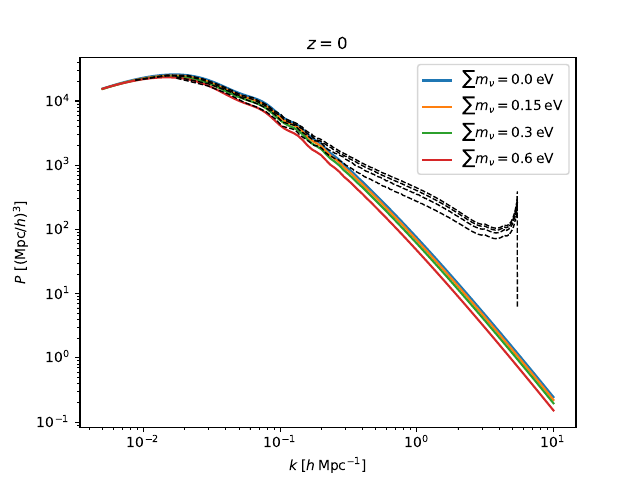

The Python source for this figure:
import os
import numpy as np
import matplotlib.pyplot as plt
import classy  # CLASS

# Absolute path to the demo directory
this_dir = os.path.dirname(os.path.abspath(__file__))

# Function specifying the cosmologies
def get_cosmo_params(mass):
    """This function specifies the cosmology in case of all four
    neutrino masses (0 eV, 0.15 eV, 0.3 eV, 0.6 eV)
    in terms of CLASS parameters.
    """
    # General parameters
    params = {
        'h': 0.67,
        'Omega_b': 0.049,
        'Omega_cdm': {
            0   : 0.269984542,
            0.15: 0.266396931,
            0.3 : 0.262809319,
            0.6 : 0.255634096,
        }[mass],
        'T_cmb': 2.7255,
        'A_s': 2.215e-09,
        'n_s': 0.9619,
    }
    # Neutrino parameters
    N_eff = 3.046
    if mass == 0:
        params.update({
            'N_ur': N_eff,
            'N_ncdm': 0,
        })
    else:
        params.update({
            'N_ur': 0,
            'N_ncdm': 1,
            'm_ncdm': mass/3,
            'deg_ncdm': 3,
            'T_ncdm': (4/11)**(1/3)*(N_eff/3)**(1/4),
            # Precision settings
            'evolver': 0,
            'Quadrature strategy': 2,
            'Number of momentum bins': 100,
        })
    return params

# Function running CLASS to get the linear power spectrum
def get_lin_power(params, z, k):
    """While params is the cosmological parameters returned
    by get_cosmo_params(), z is a single redshift while k is an
    array of k values in units of h/Mpc.
    The returned power spectrum is in units of (Mpc/h)³.
    """
    h = params['h']
    params.update({
        'output': 'mPk',
        'P_k_max_h/Mpc': np.max(k),
        'z_max_pk': z,
    })
    cosmo = classy.Class()
    cosmo.set(params)
    cosmo.compute()
    power = h**3*np.array([cosmo.pk_lin(h*ki, z) for ki in k])
    return power

# Demonstration function
def demo(z=0):
    """Function demonstrating the cosmologies by plotting
    the linear matter power spectra at some redshift z.
    If available among the data, the corresponding (non-linear)
    GADGET-3 power spectra are plotted as well.
    """
    # Specifications
    masses = [0.0, 0.15, 0.3, 0.6]  # eV
    k_min, k_max = 5e-3, 10  # h/Mpc
    k = np.logspace(np.log10(k_min), np.log10(k_max), 100)
    # Handle each neutrino mass in turn
    fig, ax = plt.subplots()
    for mass in masses:
        # Compute
        params = get_cosmo_params(mass)
        power = get_lin_power(params, z, k)
        # Plot
        ax.loglog(k, power, label=rf'$\sum m_\nu = {mass}\, \mathrm{{eV}}$')
        # Also plot GADGET-3 spectrum, if available
        for sim in ('_1024Mpc', '_HR', ''):
            filename = f'{this_dir}/../data/{mass}eV{sim}/gadget3/z{z}/powerspec_cdm'
            if os.path.isfile(filename):
                break
        else:
            continue
        k_gadget, power_gadget = np.loadtxt(filename, usecols=(0, 1), unpack=True)
        ax.loglog(k_gadget, power_gadget, 'k--', lw=1, zorder=100)
    # Finalize plot
    ax.set_title(rf'$z = {z}$')
    ax.set_xlabel(r'$k$ $[h\, \mathrm{Mpc}^{-1}]$')
    ax.set_ylabel(r'$P$ $[(\mathrm{Mpc}/h)^{3}]$')
    ax.legend()
    fig.savefig(f'{this_dir}/cosmology.pdf')

if __name__ == '__main__':
    demo()

